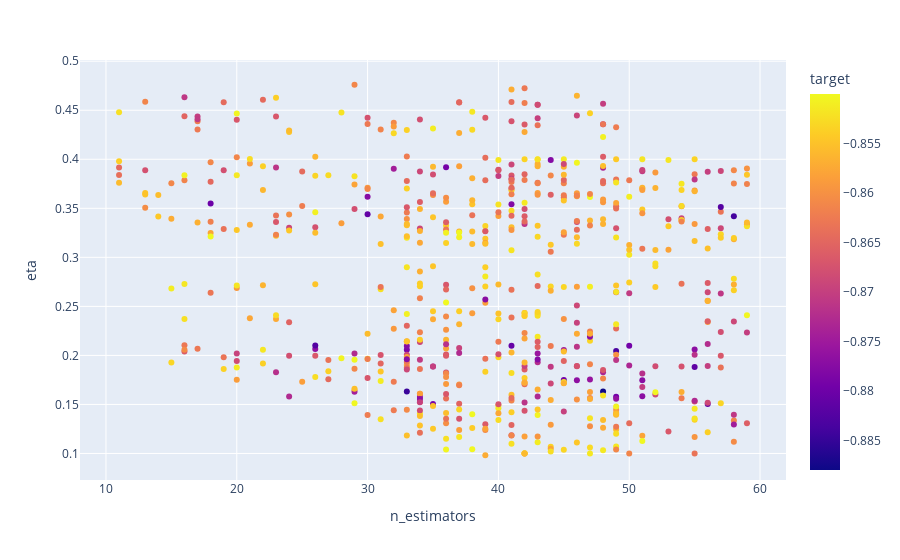

Notebook source saved alongside this figure:
### Code cell
px.scatter(df2, x="n_estimators", y="eta", color="target")

### Figure 1 — Plotly figure (JSON) as saved in the notebook; plotly's stock layout.template omitted (floating-point values rounded to 4 significant figures; data arrays with more than 128 entries replaced by an {"elided": "..."} marker saying what was removed)
{"data": [{"hovertemplate": "n_estimators=%{x}<br>eta=%{y}<br>target=%{marker.color}<extra></extra>", "legendgroup": "", "marker": {"color": {"elided": "646 float values"}, "coloraxis": "coloraxis", "symbol": "circle"}, "mode": "markers", "name": "", "orientation": "v", "showlegend": false, "type": "scatter", "x": {"elided": "646 int values"}, "xaxis": "x", "y": {"elided": "646 float values"}, "yaxis": "y"}], "layout": {"coloraxis": {"colorbar": {"title": {"text": "target"}}, "colorscale": [[0, "#0d0887"], [0.1111, "#46039f"], [0.2222, "#7201a8"], [0.3333, "#9c179e"], [0.4444, "#bd3786"], [0.5556, "#d8576b"], [0.6667, "#ed7953"], [0.7778, "#fb9f3a"], [0.8889, "#fdca26"], [1, "#f0f921"]]}, "legend": {"tracegroupgap": 0}, "margin": {"t": 60}, "xaxis": {"anchor": "y", "domain": [0, 1], "title": {"text": "n_estimators"}}, "yaxis": {"anchor": "x", "domain": [0, 1], "title": {"text": "eta"}}}}
